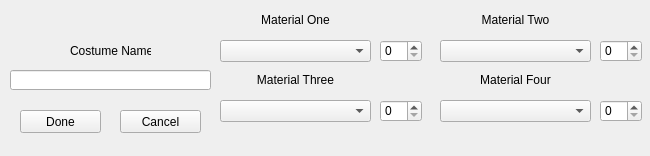
<?xml version="1.0" encoding="UTF-8"?>
<ui version="4.0">
 <class>Form</class>
 <widget class="QWidget" name="Form">
  <property name="geometry">
   <rect>
    <x>0</x>
    <y>0</y>
    <width>650</width>
    <height>156</height>
   </rect>
  </property>
  <property name="windowTitle">
   <string>Costume Editor</string>
  </property>
  <widget class="QComboBox" name="mat1">
   <property name="geometry">
    <rect>
     <x>220</x>
     <y>40</y>
     <width>151</width>
     <height>22</height>
    </rect>
   </property>
  </widget>
  <widget class="QComboBox" name="mat2">
   <property name="geometry">
    <rect>
     <x>440</x>
     <y>40</y>
     <width>151</width>
     <height>22</height>
    </rect>
   </property>
  </widget>
  <widget class="QComboBox" name="mat3">
   <property name="geometry">
    <rect>
     <x>220</x>
     <y>100</y>
     <width>151</width>
     <height>22</height>
    </rect>
   </property>
  </widget>
  <widget class="QComboBox" name="mat4">
   <property name="geometry">
    <rect>
     <x>440</x>
     <y>100</y>
     <width>151</width>
     <height>22</height>
    </rect>
   </property>
  </widget>
  <widget class="QLabel" name="mat1_label">
   <property name="geometry">
    <rect>
     <x>220</x>
     <y>10</y>
     <width>151</width>
     <height>20</height>
    </rect>
   </property>
   <property name="text">
    <string>Material One</string>
   </property>
   <property name="alignment">
    <set>Qt::AlignCenter</set>
   </property>
  </widget>
  <widget class="QLabel" name="mat2_label">
   <property name="geometry">
    <rect>
     <x>440</x>
     <y>10</y>
     <width>151</width>
     <height>20</height>
    </rect>
   </property>
   <property name="text">
    <string>Material Two</string>
   </property>
   <property name="alignment">
    <set>Qt::AlignCenter</set>
   </property>
  </widget>
  <widget class="QLabel" name="mat3_label">
   <property name="geometry">
    <rect>
     <x>220</x>
     <y>70</y>
     <width>151</width>
     <height>20</height>
    </rect>
   </property>
   <property name="text">
    <string>Material Three</string>
   </property>
   <property name="alignment">
    <set>Qt::AlignCenter</set>
   </property>
  </widget>
  <widget class="QLabel" name="mat4_label">
   <property name="geometry">
    <rect>
     <x>440</x>
     <y>70</y>
     <width>151</width>
     <height>20</height>
    </rect>
   </property>
   <property name="text">
    <string>Material Four</string>
   </property>
   <property name="alignment">
    <set>Qt::AlignCenter</set>
   </property>
  </widget>
  <widget class="QSpinBox" name="mat1_qty">
   <property name="geometry">
    <rect>
     <x>380</x>
     <y>40</y>
     <width>42</width>
     <height>22</height>
    </rect>
   </property>
   <property name="maximum">
    <number>500</number>
   </property>
  </widget>
  <widget class="QSpinBox" name="mat2_qty">
   <property name="geometry">
    <rect>
     <x>600</x>
     <y>40</y>
     <width>42</width>
     <height>22</height>
    </rect>
   </property>
   <property name="maximum">
    <number>500</number>
   </property>
  </widget>
  <widget class="QSpinBox" name="mat3_qty">
   <property name="geometry">
    <rect>
     <x>380</x>
     <y>100</y>
     <width>42</width>
     <height>22</height>
    </rect>
   </property>
   <property name="maximum">
    <number>500</number>
   </property>
  </widget>
  <widget class="QSpinBox" name="mat4_qty">
   <property name="geometry">
    <rect>
     <x>600</x>
     <y>100</y>
     <width>42</width>
     <height>22</height>
    </rect>
   </property>
   <property name="maximum">
    <number>500</number>
   </property>
  </widget>
  <widget class="QLabel" name="name_label">
   <property name="geometry">
    <rect>
     <x>70</x>
     <y>40</y>
     <width>81</width>
     <height>21</height>
    </rect>
   </property>
   <property name="text">
    <string>Costume Name:</string>
   </property>
  </widget>
  <widget class="QLineEdit" name="costume_name_txt">
   <property name="geometry">
    <rect>
     <x>10</x>
     <y>70</y>
     <width>201</width>
     <height>20</height>
    </rect>
   </property>
  </widget>
  <widget class="QPushButton" name="doneButton">
   <property name="geometry">
    <rect>
     <x>20</x>
     <y>110</y>
     <width>81</width>
     <height>23</height>
    </rect>
   </property>
   <property name="text">
    <string>Done</string>
   </property>
  </widget>
  <widget class="QPushButton" name="cancelButton">
   <property name="geometry">
    <rect>
     <x>120</x>
     <y>110</y>
     <width>81</width>
     <height>23</height>
    </rect>
   </property>
   <property name="text">
    <string>Cancel</string>
   </property>
  </widget>
 </widget>
 <resources/>
 <connections/>
</ui>
